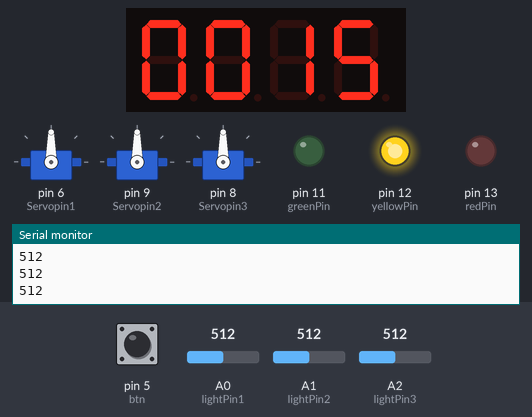
Bench run of a sketch on a simulated Arduino Uno, built with avr-gcc and run on an emulated ATmega328P. On the bench: 3 × servo, 4-digit seven-segment display, output pins drawn as LEDs (lit = HIGH), the last lines printed to the serial monitor. The test bench sets the inputs (shaded band); at power-on: A1 (lightPin2) = 512, A0 (lightPin1) = 512, A2 (lightPin3) = 512, pin 5 (btn) HIGH.

Above: at 1.2 s.
1.3 s: A1 (lightPin2) set to 716
At 3.9 s:
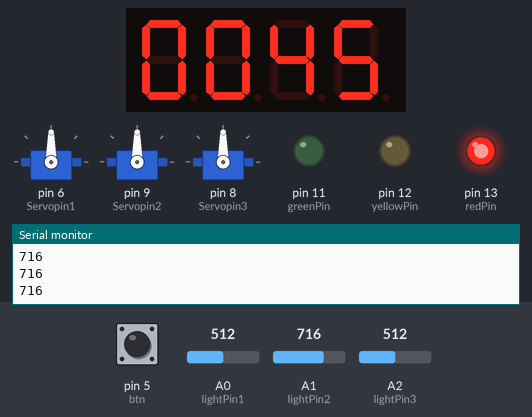
4.3 s: A0 (lightPin1) set to 716
At 6.1 s:
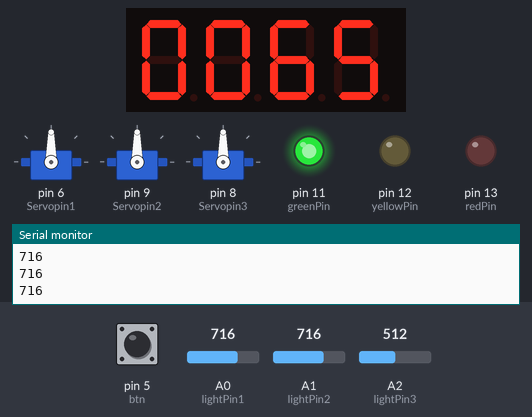
7.3 s: A1 (lightPin2) set to 511
At 8.6 s:
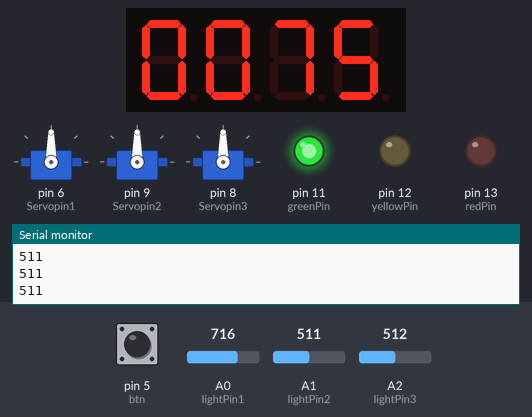
8.8 s: A2 (lightPin3) set to 716
11.8 s: A0 (lightPin1) set to 511
At 13.4 s:
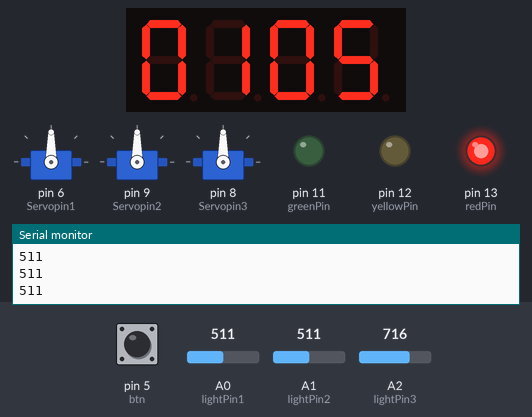
14.8 s: A2 (lightPin3) set to 511
At 18.5 s:
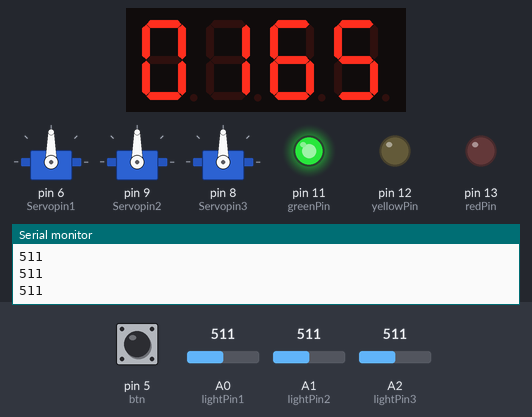
Timing chart, 0 to 18.8 s (numbered marks = the images above; inputs shaded):
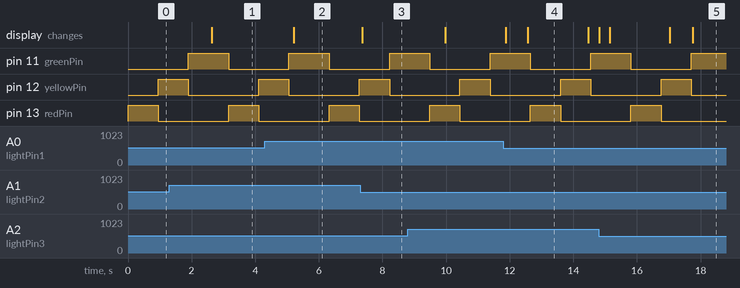

The sketch:

LaserShootingGame.ino
```cpp
#include <TM1637TinyDisplay.h>
#include <Servo.h>

Servo myservo1;
Servo myservo2;
Servo myservo3;

// Pin 3 - > CLK
// Pin 2 - > DIO
TM1637TinyDisplay tm(3, 2);

int timeDelay = 20;  //0.02초 단위로 체크하여 모션을 만들어 준다.

int sensor_value;   //1번 조도센서값
int sensor_value2;  //2번 조도센서값
int sensor_value3;  //3번 조도센서값


int Servopin1 = 6;  //1번 서보모터
int Servopin2 = 9;  //2번 서보모터
int Servopin3 = 8;  //3번 서보모터
int buzzer = 10;    //부저 pin
int btn = 5;        //버튼 pin
int lightPin1 = 0;
int lightPin2 = 1;
int lightPin3 = 2;


boolean redStatus = LOW;
boolean yellowStatus = LOW;
boolean greenStatus = LOW;
int redPin = 13;
int yellowPin = 12;
int greenPin = 11;


int stopTimeCnt = 0;
int stopTimeCnt2 = 0;
int stopTimeCnt3 = 0;
int chkTimeCnt = 0;
int getScore = 0;
int displayValue = 0;
int toneCnt = 0;


int sleepTime = 40;  //타겟이 누워서 머무는 시간 - timeDelay가 loop가 한번 도는데 걸리는 시간이 0.02초 이므로 1초는 50이다.
int LimitTime = 20;  //게임 시간

int getTimeInt = LimitTime;
void setup() {
  //tm.init();
  myservo1.attach(Servopin1);
  myservo2.attach(Servopin2);
  myservo3.attach(Servopin3);
  pinMode(buzzer, OUTPUT);
  pinMode(btn, INPUT_PULLUP);
  pinMode(redPin, OUTPUT);
  pinMode(yellowPin, OUTPUT);
  pinMode(greenPin, OUTPUT);

  Serial.begin(9600);
}


//조도센서값, 조도센서 조건범위, 타겟제어정수값, 타겟이 누웠을때의 서보모터값, 타겟이 서있을때의 서보모터값, 서보모터
int DoWorking(int sv, int sval, int stc, int servoS, int servoE, Servo mySv) {

  if (stc < 1) {    //1번 타겟이 명중되기 전이라면
    if (sv < sval)  //조도센서값을 체크하여 서보모터를 움직여준다. 기준값은 취향대로 설정해준다.
    {
      mySv.write(servoS);  //명중하면 서보모터 각도를 움직여 타겟을 눕혀준다.
      stc = 1;             //타겟이 누워있는동안은 서보모터를 움직이지 못하게 하기 위해 stop 값을 1로 설정해 멈춤을 알려준다.
    } else {
      mySv.write(servoE);  //타겟이 서있는 각도값을 지정해준다.
    }
  }

  if (stc > 0 && stc <= sleepTime) {  // 타겟이 명중하면
    if (stc == 1) {
      getScore += 10;  //점수를 올려준다.
    }
    stc++;
  } else if (stc > sleepTime) {  //stop 50보다 큰경우 즉 약 2.5초 후에(timeDelay * 4 가 loop가 한번 도는데 걸리는 시간이므로 1초는 20번 돌아야 한다)
    stc = 0;
  }
  return stc;
}

int DoWorking3(int sv, int sval, int stc, int servoS, int servoE, Servo mySv, boolean redStatus, boolean yellowStatus, boolean greenStatus) {
  if (stc < 1) {
    if (sv < sval) {
      mySv.write(servoS);
      stc = 1;
    } else {
      mySv.write(servoE);
    }
  }

  if (stc > 0 && stc <= sleepTime) {
    if (stc == 1) {
      if (greenStatus == HIGH) {
        getScore += 20;
      }
      if (redStatus == HIGH) {
        getScore -= 5;  // 빨간색일 때는 점수 감소
      }
    }
    stc++;
  } else if (stc > sleepTime) {
    stc = 0;
  }
  return stc;
}


void loop() {
  int btnVal = digitalRead(btn);  //누르면 0  게임을 세로 시작하기위한 버튼값
  chkTimeCnt++;

  if (chkTimeCnt <= 15) {
    digitalWrite(redPin, HIGH);
    digitalWrite(yellowPin, LOW);
    digitalWrite(greenPin, LOW);
  } else if (chkTimeCnt <= 30) {
    digitalWrite(redPin, LOW);
    digitalWrite(yellowPin, HIGH);
    digitalWrite(greenPin, LOW);
  } else if (chkTimeCnt <= 50) {
    digitalWrite(redPin, LOW);
    digitalWrite(yellowPin, LOW);
    digitalWrite(greenPin, HIGH);
  } else {
    digitalWrite(redPin, LOW);
    digitalWrite(yellowPin, LOW);
    digitalWrite(greenPin, LOW);
  }

  redStatus = digitalRead(redPin);
  yellowStatus = digitalRead(yellowPin);
  greenStatus = digitalRead(greenPin);

  if (getTimeInt <= 0) {       //0초가 되면 모두 멈추고 부저로 소리를 만든다.
    if (toneCnt < 3) {         //알림이 총 3번 울리도록 설정
      if (chkTimeCnt <= 30) {  //0.6초에 한번 소리나도록 한다. 50번이 1초
        tone(buzzer, 330, 20);
      } else if (chkTimeCnt > 30 && chkTimeCnt <= 60) {
        noTone(buzzer);
      } else {
        chkTimeCnt = 0;
        toneCnt++;
      }
    } else {
      if (btnVal == 0) {         //누른값이 있다면 초기값으로 셋팅
        stopTimeCnt = 0;         //1번째 타겟을 조율하기 위한 정수 값
        stopTimeCnt2 = 0;        //2번째 타겟을 조율하기 위한 정수 값
        stopTimeCnt3 = 0;        //3번째 타겟을 조율하기 위한 정수 값
        chkTimeCnt = 0;          //시간을 측정하기 위한 정수값 50 = 1초
        getTimeInt = LimitTime;  //최초 게임 제한 시간 설정, 현재 남은 시간(초)
        getScore = 0;            //점수
        toneCnt = 0;             //게임 종료시 부저 소리 노출 횟수
        displayValue = 0;
      }
    }


  } else {  //30초 안에 있으면 게임을 작동시켜준다.
    noTone(buzzer);

    sensor_value = analogRead(lightPin1);  //1번 타겟의 조도센서값을 실시간으로 체크해준다.
    stopTimeCnt = DoWorking(sensor_value, 700, stopTimeCnt, 110, 20, myservo1);

    sensor_value2 = analogRead(lightPin2);  //2번 타겟의 조도센서값을 실시간으로 체크해준다.
    stopTimeCnt2 = DoWorking(sensor_value2, 700, stopTimeCnt2, 110, 20, myservo2);

    sensor_value3 = analogRead(lightPin3);  //3번 타겟의 조도센서값을 실시간으로 체크해준다.
    stopTimeCnt3 = DoWorking3(sensor_value3, 700, stopTimeCnt3, 110, 20, myservo3, redStatus, yellowStatus, greenStatus);


    if (chkTimeCnt >= 50) {  //chkTimeCnt 1회가 0.02초, 50번이면 1초이다.
      chkTimeCnt = 0;
      getTimeInt--;
    }

    displayValue = getScore;
  }


  tm.setBrightness(7, true);          //밝기값
  tm.showNumber(displayValue, true);  //시간표시

  Serial.println(sensor_value2);
  delay(timeDelay);
}
```

Measured:
- after the input at 1.3 s, the display: changes after 1.3 s (image 1)
- after the input at 4.3 s, the display: changes after 0.91 s (image 2)
- after the input at 7.3 s, the display: changes after 0.06 s (image 3)
- what the display in image 4 shows lasts 1.9 s, from 12.6 s to 14.5 s
